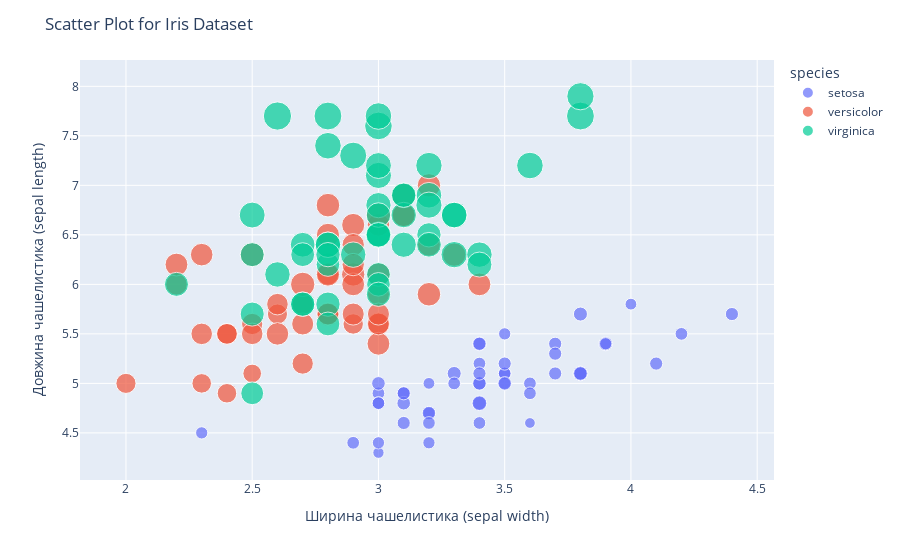

Notebook source saved alongside this figure:
### Markdown cell above
Завдання 1

### Code cell
# Завантаження даних Iris
iris = sns.load_dataset("iris")

# Створення scatter plot
fig = px.scatter(iris, x="sepal_width", y="sepal_length", size="petal_length", color="species", hover_name="petal_width")

# Встановлення заголовка та осей
fig.update_layout(title="Scatter Plot for Iris Dataset",
                  xaxis_title="Ширина чашелистика (sepal width)",
                  yaxis_title="Довжина чашелистика (sepal length)")

# Відображення графіку
fig.show()

### Figure 1 — Plotly figure (JSON) as saved in the notebook; plotly's stock layout.template omitted (floating-point values rounded to 4 significant figures)
{"data": [{"hovertemplate": "<b>%{hovertext}</b><br><br>species=setosa<br>sepal_width=%{x}<br>sepal_length=%{y}<br>petal_length=%{marker.size}<extra></extra>", "hovertext": [0.2, 0.2, 0.2, 0.2, 0.2, 0.4, 0.3, 0.2, 0.2, 0.1, 0.2, 0.2, 0.1, 0.1, 0.2, 0.4, 0.4, 0.3, 0.3, 0.3, 0.2, 0.4, 0.2, 0.5, 0.2, 0.2, 0.4, 0.2, 0.2, 0.2, 0.2, 0.4, 0.1, 0.2, 0.2, 0.2, 0.2, 0.1, 0.2, 0.2, 0.3, 0.3, 0.2, 0.6, 0.4, 0.3, 0.2, 0.2, 0.2, 0.2], "legendgroup": "setosa", "marker": {"color": "#636efa", "size": [1.4, 1.4, 1.3, 1.5, 1.4, 1.7, 1.4, 1.5, 1.4, 1.5, 1.5, 1.6, 1.4, 1.1, 1.2, 1.5, 1.3, 1.4, 1.7, 1.5, 1.7, 1.5, 1, 1.7, 1.9, 1.6, 1.6, 1.5, 1.4, 1.6, 1.6, 1.5, 1.5, 1.4, 1.5, 1.2, 1.3, 1.4, 1.3, 1.5, 1.3, 1.3, 1.3, 1.6, 1.9, 1.4, 1.6, 1.4, 1.5, 1.4], "sizemode": "area", "sizeref": 0.01725, "symbol": "circle"}, "mode": "markers", "name": "setosa", "orientation": "v", "showlegend": true, "type": "scatter", "x": [3.5, 3, 3.2, 3.1, 3.6, 3.9, 3.4, 3.4, 2.9, 3.1, 3.7, 3.4, 3, 3, 4, 4.4, 3.9, 3.5, 3.8, 3.8, 3.4, 3.7, 3.6, 3.3, 3.4, 3, 3.4, 3.5, 3.4, 3.2, 3.1, 3.4, 4.1, 4.2, 3.1, 3.2, 3.5, 3.6, 3, 3.4, 3.5, 2.3, 3.2, 3.5, 3.8, 3, 3.8, 3.2, 3.7, 3.3], "xaxis": "x", "y": [5.1, 4.9, 4.7, 4.6, 5, 5.4, 4.6, 5, 4.4, 4.9, 5.4, 4.8, 4.8, 4.3, 5.8, 5.7, 5.4, 5.1, 5.7, 5.1, 5.4, 5.1, 4.6, 5.1, 4.8, 5, 5, 5.2, 5.2, 4.7, 4.8, 5.4, 5.2, 5.5, 4.9, 5, 5.5, 4.9, 4.4, 5.1, 5, 4.5, 4.4, 5, 5.1, 4.8, 5.1, 4.6, 5.3, 5], "yaxis": "y"}, {"hovertemplate": "<b>%{hovertext}</b><br><br>species=versicolor<br>sepal_width=%{x}<br>sepal_length=%{y}<br>petal_length=%{marker.size}<extra></extra>", "hovertext": [1.4, 1.5, 1.5, 1.3, 1.5, 1.3, 1.6, 1, 1.3, 1.4, 1, 1.5, 1, 1.4, 1.3, 1.4, 1.5, 1, 1.5, 1.1, 1.8, 1.3, 1.5, 1.2, 1.3, 1.4, 1.4, 1.7, 1.5, 1, 1.1, 1, 1.2, 1.6, 1.5, 1.6, 1.5, 1.3, 1.3, 1.3, 1.2, 1.4, 1.2, 1, 1.3, 1.2, 1.3, 1.3, 1.1, 1.3], "legendgroup": "versicolor", "marker": {"color": "#EF553B", "size": [4.7, 4.5, 4.9, 4, 4.6, 4.5, 4.7, 3.3, 4.6, 3.9, 3.5, 4.2, 4, 4.7, 3.6, 4.4, 4.5, 4.1, 4.5, 3.9, 4.8, 4, 4.9, 4.7, 4.3, 4.4, 4.8, 5, 4.5, 3.5, 3.8, 3.7, 3.9, 5.1, 4.5, 4.5, 4.7, 4.4, 4.1, 4, 4.4, 4.6, 4, 3.3, 4.2, 4.2, 4.2, 4.3, 3, 4.1], "sizemode": "area", "sizeref": 0.01725, "symbol": "circle"}, "mode": "markers", "name": "versicolor", "orientation": "v", "showlegend": true, "type": "scatter", "x": [3.2, 3.2, 3.1, 2.3, 2.8, 2.8, 3.3, 2.4, 2.9, 2.7, 2, 3, 2.2, 2.9, 2.9, 3.1, 3, 2.7, 2.2, 2.5, 3.2, 2.8, 2.5, 2.8, 2.9, 3, 2.8, 3, 2.9, 2.6, 2.4, 2.4, 2.7, 2.7, 3, 3.4, 3.1, 2.3, 3, 2.5, 2.6, 3, 2.6, 2.3, 2.7, 3, 2.9, 2.9, 2.5, 2.8], "xaxis": "x", "y": [7, 6.4, 6.9, 5.5, 6.5, 5.7, 6.3, 4.9, 6.6, 5.2, 5, 5.9, 6, 6.1, 5.6, 6.7, 5.6, 5.8, 6.2, 5.6, 5.9, 6.1, 6.3, 6.1, 6.4, 6.6, 6.8, 6.7, 6, 5.7, 5.5, 5.5, 5.8, 6, 5.4, 6, 6.7, 6.3, 5.6, 5.5, 5.5, 6.1, 5.8, 5, 5.6, 5.7, 5.7, 6.2, 5.1, 5.7], "yaxis": "y"}, {"hovertemplate": "<b>%{hovertext}</b><br><br>species=virginica<br>sepal_width=%{x}<br>sepal_length=%{y}<br>petal_length=%{marker.size}<extra></extra>", "hovertext": [2.5, 1.9, 2.1, 1.8, 2.2, 2.1, 1.7, 1.8, 1.8, 2.5, 2, 1.9, 2.1, 2, 2.4, 2.3, 1.8, 2.2, 2.3, 1.5, 2.3, 2, 2, 1.8, 2.1, 1.8, 1.8, 1.8, 2.1, 1.6, 1.9, 2, 2.2, 1.5, 1.4, 2.3, 2.4, 1.8, 1.8, 2.1, 2.4, 2.3, 1.9, 2.3, 2.5, 2.3, 1.9, 2, 2.3, 1.8], "legendgroup": "virginica", "marker": {"color": "#00cc96", "size": [6, 5.1, 5.9, 5.6, 5.8, 6.6, 4.5, 6.3, 5.8, 6.1, 5.1, 5.3, 5.5, 5, 5.1, 5.3, 5.5, 6.7, 6.9, 5, 5.7, 4.9, 6.7, 4.9, 5.7, 6, 4.8, 4.9, 5.6, 5.8, 6.1, 6.4, 5.6, 5.1, 5.6, 6.1, 5.6, 5.5, 4.8, 5.4, 5.6, 5.1, 5.1, 5.9, 5.7, 5.2, 5, 5.2, 5.4, 5.1], "sizemode": "area", "sizeref": 0.01725, "symbol": "circle"}, "mode": "markers", "name": "virginica", "orientation": "v", "showlegend": true, "type": "scatter", "x": [3.3, 2.7, 3, 2.9, 3, 3, 2.5, 2.9, 2.5, 3.6, 3.2, 2.7, 3, 2.5, 2.8, 3.2, 3, 3.8, 2.6, 2.2, 3.2, 2.8, 2.8, 2.7, 3.3, 3.2, 2.8, 3, 2.8, 3, 2.8, 3.8, 2.8, 2.8, 2.6, 3, 3.4, 3.1, 3, 3.1, 3.1, 3.1, 2.7, 3.2, 3.3, 3, 2.5, 3, 3.4, 3], "xaxis": "x", "y": [6.3, 5.8, 7.1, 6.3, 6.5, 7.6, 4.9, 7.3, 6.7, 7.2, 6.5, 6.4, 6.8, 5.7, 5.8, 6.4, 6.5, 7.7, 7.7, 6, 6.9, 5.6, 7.7, 6.3, 6.7, 7.2, 6.2, 6.1, 6.4, 7.2, 7.4, 7.9, 6.4, 6.3, 6.1, 7.7, 6.3, 6.4, 6, 6.9, 6.7, 6.9, 5.8, 6.8, 6.7, 6.7, 6.3, 6.5, 6.2, 5.9], "yaxis": "y"}], "layout": {"legend": {"itemsizing": "constant", "title": {"text": "species"}, "tracegroupgap": 0}, "margin": {"t": 60}, "title": {"text": "Scatter Plot for Iris Dataset"}, "xaxis": {"anchor": "y", "domain": [0, 1], "title": {"text": "Ширина чашелистика (sepal width)"}}, "yaxis": {"anchor": "x", "domain": [0, 1], "title": {"text": "Довжина чашелистика (sepal length)"}}}}
